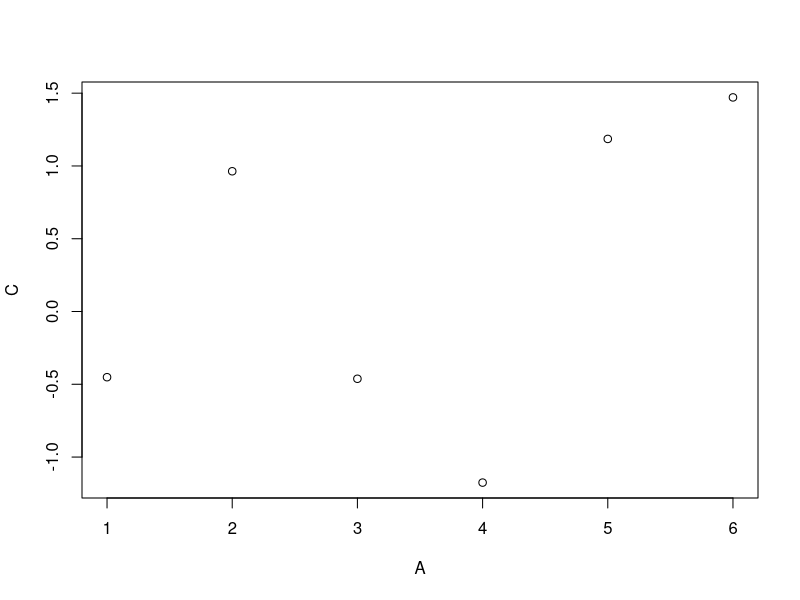
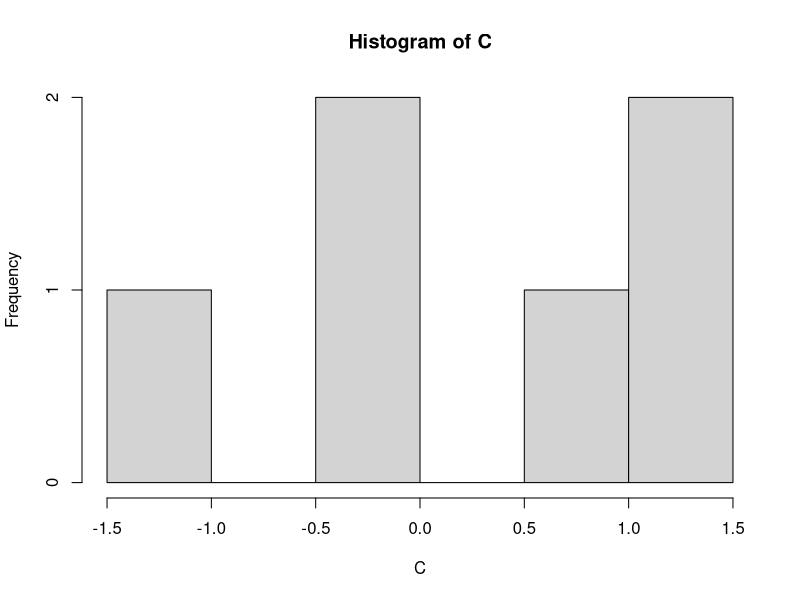

The R script that drew these images, in order:
## ---- chunk 1
library(data.table)
## ---- chunk 2
# 1. numeric vs. integer
typeof(1)
typeof(1L)

# 2. logical vs integer
typeof(NA)
typeof(NA_integer_)

# 3. Character columns are preferred due to R's global cache
## ---- chunk 3
DT <- data.table(A = 1:6, B = c("a", "b", "c"), C = rnorm(6), D = TRUE)
DT
## ---- chunk 4
DT[3:5,]
## ---- chunk 5
DT[3:(.N - 1)]
## ---- chunk 6
DT[3:5]
## ---- chunk 7
DT[,.(B,C)]
## ---- chunk 8
DT[, .(Total = sum(A), Mean = mean(C))]
## ---- chunk 9
DT[, plot(A, C)]
## ---- chunk 10
DT[, {print(A); hist(C); NULL}]
## ---- chunk 11
DT[, .(MySum = sum(A), MyMean = mean(A)), by = .(B)]
## ---- chunk 12
DT[, .(MySum = sum(C)), by = .(Grp = A%%2)]
## ---- chunk 13
DT[, sum(C), by = A%%2]
## ---- chunk 14
DT <- data.table(A = c("c","b","a"), B = 1:6)

ans <- DT[, sum(B), by = A]
ans[order(A)]
## ---- chunk 15
ans <- DT[, sum(B), by = A[order(A)]]
## ---- chunk 16
DT[, sum(B), by = A[-order(A)]]
## ---- chunk 17
DT <- data.table(x = c(rep(2, 2), rep(1, 3)),
                 y = 6:10)
DT[2:4, z := sum(y), by = x]
DT
## ---- chunk 18
DT <- as.data.table(iris)

DT[, .(Sepal.Length = median(Sepal.Length),
       Sepal.Width = median(Sepal.Width),
       Petal.Length = median(Petal.Length),
       Petal.Width = median(Petal.Width)),
   by = Species]

DT[, lapply(.SD, median), by = Species]
## ---- chunk 19
DT[, lapply(.SD, median), .SDcols = 1:2, by = Species]
## ---- chunk 20
DT <- data.table(x = c(rep(1, 3), rep(2, 2)),
                 y = 6:10)
DT
## ---- chunk 21
DT[, c("x", "z") := .(rev(x), 10:6)]
DT
## ---- chunk 22
DT[, a := z]
DT
## ---- chunk 23
DT[, c("y", "z") := NULL]
DT
## ---- chunk 24
DT <- data.table(x = c(rep(2, 2), rep(1, 3)),
                 y = 6:10,
                 z = 10:6, 
                 a = 10:6)
## ---- chunk 25
MyCols = c("y", "z")

# This would return an error since no MyCols variable exists in DT
# DT[, MyCols := NULL]

# This is the correct call
DT[, (MyCols) := NULL]
DT
## ---- chunk 26
DT[, ':=' (y = 6:10, z = 1)]
DT
## ---- chunk 27
DT <- data.table(x = 1:5, y = c(1, 8, 1, 1, 1), z = c(2, 5, 4, 2, 3))

for (i in 1:5) DT[i, z:= i + 1]
## ---- chunk 28
DT <- data.table(x = 1:5, y = letters[1:5])
setnames(DT, "y", "z")
## ---- chunk 29
setcolorder(DT, c("z", "x"))
## ---- chunk 30
DT <- data.table(A = c("c","b","a"),
                 B = 1:6)
setkey(DT, A)
DT
## ---- chunk 31
key(DT)
## ---- chunk 32
DT["b"]
## ---- chunk 33
DT["b", mult = "first"]
DT["b", mult = "last"]
## ---- chunk 34
DT[c("b","d")]
## ---- chunk 35
DT[c("b","d"), nomatch = 0]
## ---- chunk 36
DT <- data.table(A = c("c","b","a"),
                 B = c(4, 1, 6, 3, 5, 2),
                 C = 1:6)
setkey(DT, A, B)
DT
## ---- chunk 37
DT[.("b",5)]
## ---- chunk 38
DT[.("b",6)]
## ---- chunk 39
DT[.("b")]
## ---- chunk 40
DT[.("a"), .SD[c(1, .N)], by = .EACHI]
## ---- chunk 41
DT
DT[.("b",4)]
## ---- chunk 42
DT[.("b", 4), roll = TRUE]
## ---- chunk 43
DT[.("b", 4), roll = "nearest"]
## ---- chunk 44
DT[.("b", 4), roll = +Inf]
DT[.("b", 4), roll = -Inf]
## ---- chunk 45
DT[.("b", 4), roll = +2]
DT[.("b", 4), roll = -2]
## ---- chunk 46
DT
DT[.("b", 7:8), roll = TRUE]
## ---- chunk 47
DT[.("b", 7:8), roll = TRUE, rollends = FALSE]
## ---- chunk 48
DT[.("b", 7:8), roll = TRUE, rollends = TRUE]
